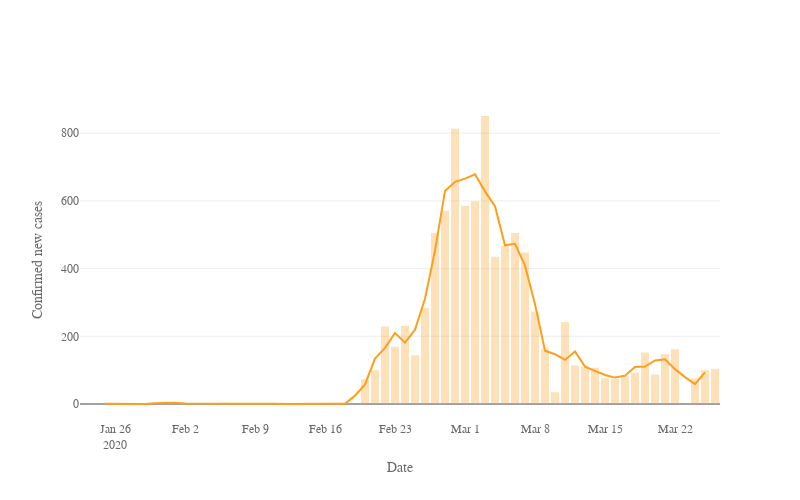

Here is the notebook cell this chart was saved with:
### Code cell
# Plot

for i, c in enumerate(top10_country):
    data = []
    nc = df_merged[df_merged['Country/Region'] == c].confirmed_newcases_movavg
    ncp = df_merged[df_merged['Country/Region'] == c].confirmed_newcases_by100000pop_movavg
    
    data.append(go.Scatter(x = df_merged[df_merged['Country/Region'] == c].dt,
                           y = nc,
                           name = '3-day moving average',
                           marker = dict(color = '#FF9E1B'),
                           hoverinfo = 'skip',
                           hovertext = ['{:.0f}'.format(i) for i in nc],
                           hoverlabel = dict(bordercolor = 'gray',
                                             bgcolor = 'white',
                                             font = dict(color = 'gray'),
                                             )
                           )
                ),
    data.append(go.Bar(x = df_merged[df_merged['Country/Region'] == c].dt,
                       y = df_merged[df_merged['Country/Region'] == c].confirmed_newcases,
                       name = 'Actual data',
                       opacity = 0.3,
                       marker = dict(color = '#FF9E1B'),
                       hoverinfo = 'y',
                       hovertext = c,
                       hoverlabel = dict(bordercolor = 'gray',
                                         bgcolor = 'white',
                                         font = dict(color = 'gray'),
                                         ),
                       )
                )
    
    lay = go.Layout(width = 800,
                    height = 500,
                    xaxis = dict(title='Date',
                                 nticks = 10,
                                 rangemode = 'nonnegative',
                                 zeroline = False,
                                 ),
                    yaxis = dict(title='Confirmed new cases',
                                 type = 'linear',
                                 ),
                    hovermode = 'closest',
                    font = dict(size = label_size,
                                family = label_font,
                                color = label_col,
                                ),
                    legend = dict(x = 1.03,
                                  y = 0.8),
                    showlegend = False,
               )
          
                
    fig = dict(data=data, layout=lay)
    plot = plotly.offline.plot({'data':data,
                               'layout':lay},
                               include_plotlyjs = False,
                               output_type = 'div',
                               config = dict(showLink = False,
                                             modeBarButtonsToRemove = ['sendDataToCloud'],
                                             displaylogo = False,
                                             responsive = True)
                               )
    # Save JS
    path = '../visuals/new_cases/'
    out_file = open(path+'timeline_newcases_date_'+str(i)+'.html', 'w')
    out_file.write('<!DOCTYPE html><html><head><script src="https://cdn.plot.ly/plotly-latest.min.js"></script></head><body>')
    out_file.write(plot)
    out_file.write('</body><html>')
    out_file.close()
    
plotly.offline.iplot(fig)

### Figure 1 — Plotly figure (JSON) as saved in the notebook; plotly's stock layout.template omitted (floating-point values rounded to 4 significant figures)
{"data": [{"hoverinfo": "skip", "hoverlabel": {"bgcolor": "white", "bordercolor": "gray", "font": {"color": "gray"}}, "hovertext": ["nan", "nan", "1", "1", "1", "0", "0", "2", "3", "4", "1", "1", "1", "3", "3", "2", "1", "1", "1", "1", "0", "0", "0", "0", "1", "1", "1", "25", "58", "134", "166", "210", "181", "220", "311", "453", "630", "657", "666", "679", "628", "584", "469", "473", "409", "295", "157", "147", "130", "155", "110", "98", "86", "78", "84", "110", "111", "129", "132", "103", "79", "59", "93", "nan"], "marker": {"color": "#FF9E1B"}, "name": "3-day moving average", "type": "scatter", "uid": "e3100f34-7044-11ea-8b05-8c8590b56c5d", "x": ["2020-01-23", "2020-01-24", "2020-01-25", "2020-01-26", "2020-01-27", "2020-01-28", "2020-01-29", "2020-01-30", "2020-01-31", "2020-02-01", "2020-02-02", "2020-02-03", "2020-02-04", "2020-02-05", "2020-02-06", "2020-02-07", "2020-02-08", "2020-02-09", "2020-02-10", "2020-02-11", "2020-02-12", "2020-02-13", "2020-02-14", "2020-02-15", "2020-02-16", "2020-02-17", "2020-02-18", "2020-02-19", "2020-02-20", "2020-02-21", "2020-02-22", "2020-02-23", "2020-02-24", "2020-02-25", "2020-02-26", "2020-02-27", "2020-02-28", "2020-02-29", "2020-03-01", "2020-03-02", "2020-03-03", "2020-03-04", "2020-03-05", "2020-03-06", "2020-03-07", "2020-03-08", "2020-03-09", "2020-03-10", "2020-03-11", "2020-03-12", "2020-03-13", "2020-03-14", "2020-03-15", "2020-03-16", "2020-03-17", "2020-03-18", "2020-03-19", "2020-03-20", "2020-03-21", "2020-03-22", "2020-03-23", "2020-03-24", "2020-03-25", "2020-03-26"], "y": [null, null, 0.6667, 0.6667, 0.6667, 0.3333, 0, 2.333, 2.667, 3.667, 1.333, 1.333, 1.333, 2.667, 2.667, 1.667, 0.6667, 1, 1.333, 1, 0.3333, 0, 0, 0.3333, 0.6667, 1, 0.6667, 24.67, 57.67, 134, 166, 209.7, 181.3, 219.7, 311, 453.3, 629.7, 656.7, 666, 678.7, 628.3, 584.3, 469, 473.3, 408.7, 295, 157.3, 147, 130.3, 155.3, 110.3, 97.67, 85.67, 78, 83.67, 109.7, 110.7, 128.7, 132, 103, 79.33, 58.67, 93.33, null]}, {"hoverinfo": "y", "hoverlabel": {"bgcolor": "white", "bordercolor": "gray", "font": {"color": "gray"}}, "hovertext": "Korea, South", "marker": {"color": "#FF9E1B"}, "name": "Actual data", "opacity": 0.3, "type": "bar", "uid": "e31011fa-7044-11ea-ab12-8c8590b56c5d", "x": ["2020-01-23", "2020-01-24", "2020-01-25", "2020-01-26", "2020-01-27", "2020-01-28", "2020-01-29", "2020-01-30", "2020-01-31", "2020-02-01", "2020-02-02", "2020-02-03", "2020-02-04", "2020-02-05", "2020-02-06", "2020-02-07", "2020-02-08", "2020-02-09", "2020-02-10", "2020-02-11", "2020-02-12", "2020-02-13", "2020-02-14", "2020-02-15", "2020-02-16", "2020-02-17", "2020-02-18", "2020-02-19", "2020-02-20", "2020-02-21", "2020-02-22", "2020-02-23", "2020-02-24", "2020-02-25", "2020-02-26", "2020-02-27", "2020-02-28", "2020-02-29", "2020-03-01", "2020-03-02", "2020-03-03", "2020-03-04", "2020-03-05", "2020-03-06", "2020-03-07", "2020-03-08", "2020-03-09", "2020-03-10", "2020-03-11", "2020-03-12", "2020-03-13", "2020-03-14", "2020-03-15", "2020-03-16", "2020-03-17", "2020-03-18", "2020-03-19", "2020-03-20", "2020-03-21", "2020-03-22", "2020-03-23", "2020-03-24", "2020-03-25", "2020-03-26"], "y": [null, 1, 0, 1, 1, 0, 0, 0, 7, 1, 3, 0, 1, 3, 4, 1, 0, 1, 2, 1, 0, 0, 0, 0, 1, 1, 1, 0, 73, 100, 229, 169, 231, 144, 284, 505, 571, 813, 586, 599, 851, 435, 467, 505, 448, 273, 164, 35, 242, 114, 110, 107, 76, 74, 84, 93, 152, 87, 147, 162, 0, 76, 100, 104]}], "layout": {"font": {"color": "dimgray", "family": "PT Sans", "size": 12}, "height": 500, "hovermode": "closest", "legend": {"x": 1.03, "y": 0.8}, "showlegend": false, "width": 800, "xaxis": {"nticks": 10, "rangemode": "nonnegative", "title": "Date", "zeroline": false}, "yaxis": {"title": "Confirmed new cases", "type": "linear"}}}
